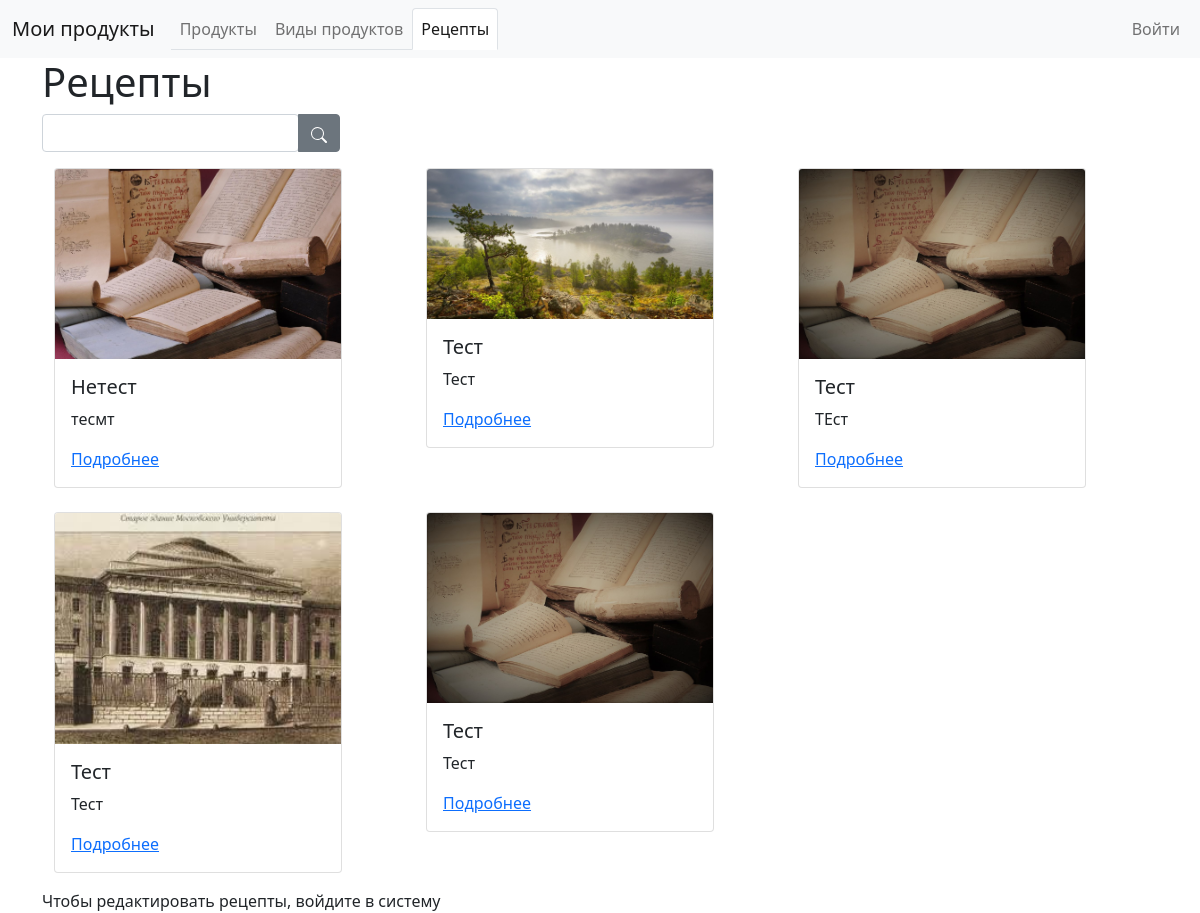
Page /recipes on the committed database.
### data/recipes.py (models this page shows)
class Recipe(SqlAlchemyBase):
    __tablename__ = 'recipes'
    id = sqlalchemy.Column(sqlalchemy.Integer, primary_key=True, autoincrement=True)
    name = sqlalchemy.Column(sqlalchemy.String)
    description = sqlalchemy.Column(sqlalchemy.Text)
    guide = sqlalchemy.Column(sqlalchemy.Text)
    photo_path = sqlalchemy.Column(sqlalchemy.String, default='without_photo')
    product_amounts = orm.relationship("RecipeProductAmount")

### main.py (the view)
@app.route('/recipes', methods=['GET', 'POST'])
def recipes():
    form = SearchForm()
    filter = ''
    if form.validate_on_submit():
        filter = form.filter.data
    recipes = []
    db_sess = db_session.create_session()
    if not filter:
        recipes = sorted(db_sess.query(Recipe).all(), key=lambda x: x.name)
    else:
        recipes = sorted(db_sess.query(Recipe).filter
                               (Recipe.name.like(f'%{filter.capitalize()}%')).all(), key=lambda x: x.name)
    return render_template('recipes.html', title='Рецепты', recipes=recipes, form=form)

### forms/search_form.py
class SearchForm(FlaskForm):
    filter = StringField('Найти')

### data/db_session.py (called while the page is built)
def create_session() -> Session:
    global __factory
    return __factory()

### templates/recipes.html (shortened to what this page needs)
{% extends "base.html" %}
{% block content %}
<h1>Рецепты</h1>
<form action="" method="POST">
    <div class="input-group">
        <div class="form-outline">
            {{ form.filter(class="form-control") }}
        </div>
        <button class="btn btn-secondary" type="submit">
        </button>
    </div>
</form>
<div class="container mt-3">
    <div class="row row-cols-1 row-cols-md-3 g-4">
        {% for recipe in recipes %}
        <div class="col">
            <div class="card" style="width: 18rem;">
                <img alt="..." class="card-img-top" src="{{recipe.photo_path}}">
                <div class="card-body">
                    <h5 class="card-title">{{recipe.name}}</h5>
                    <p class="card-text">{{recipe.description}}</p>
                    <a class="link-primary" href="/recipe_info/{{ recipe.id }}">Подробнее</a>
                </div>
            </div>
        </div>
        {% endfor %}
    </div>
</div>
{% if current_user.is_authenticated %}
<div class="pt-3">
    <a class="btn btn-primary" href="/new_recipe">Добавить рецепт</a>
</div>
{% else %}
<div class="pt-3">
    Чтобы редактировать рецепты, войдите в систему
</div>
{% endif %}
{% endblock %}

### templates/base.html (shortened to what this page needs)
<!doctype html>
<html lang="ru">
<head>
    <link
          href="https://cdn.jsdelivr.net/npm/bootstrap@5.0.0-beta1/dist/css/bootstrap.min.css"
          rel="stylesheet">
</head>
<body>
<nav class="navbar navbar-expand-lg navbar-light bg-light">
    <div class="container-fluid">
        <a class="navbar-brand" href="/">Мои продукты</a>
        <ul class="navbar-nav nav-tabs me-auto mb-2 mb-lg-0">
            <li class="nav-item">
                <a class="nav-link {{ 'active' if title == 'Продукты' else '' }}" href="/products">Продукты</a>
            </li>
            <li class="nav-item">
                <a class="nav-link {{ 'active' if title == 'Виды продуктов' else '' }}" href="/product_types">
                    Виды продуктов
                </a>
            </li>
            <li class="nav-item">
                <a class="nav-link {{ 'active' if title == 'Рецепты' else '' }}" href="/recipes">Рецепты</a>
            </li>
        </ul>
        {% if current_user.is_authenticated %}
        <a class="navbar-brand" href="/logout">{{ current_user.name }}</a>
        {% else %}
        <ul class="navbar-nav ml-auto mb-2 mb-lg-0">
            <li class="nav-item">
                <a class="nav-link" href="/login">Войти</a>
            </li>
        </ul>
        {% endif %}
    </div>
</nav>
<main class="container" role="main">
    {% block content %}
    {% endblock %}
</main>
</body>
</html>

### rows in the picture
Recipe: photo_path (picture), name "Нетест", description "тесмт"
Recipe: photo_path (picture), name "Тест", description "Тест"
Recipe: photo_path (picture), name "Тест", description "ТЕст"
Recipe: photo_path (picture), name "Тест", description "Тест"
Recipe: photo_path (picture), name "Тест", description "Тест"
